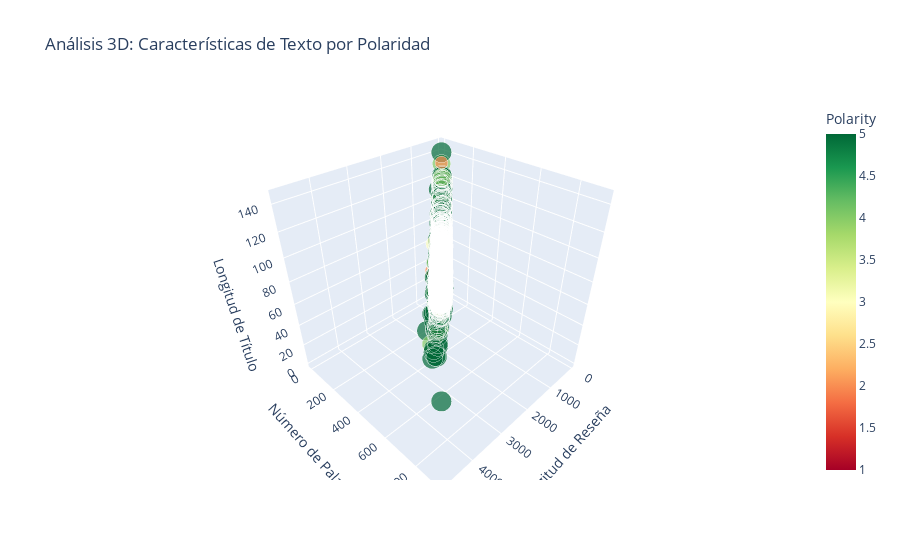
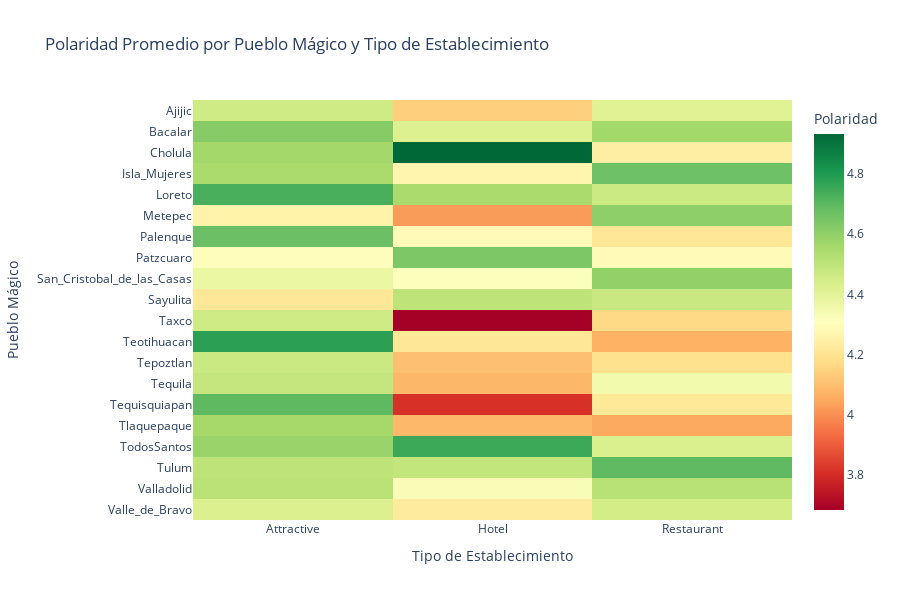
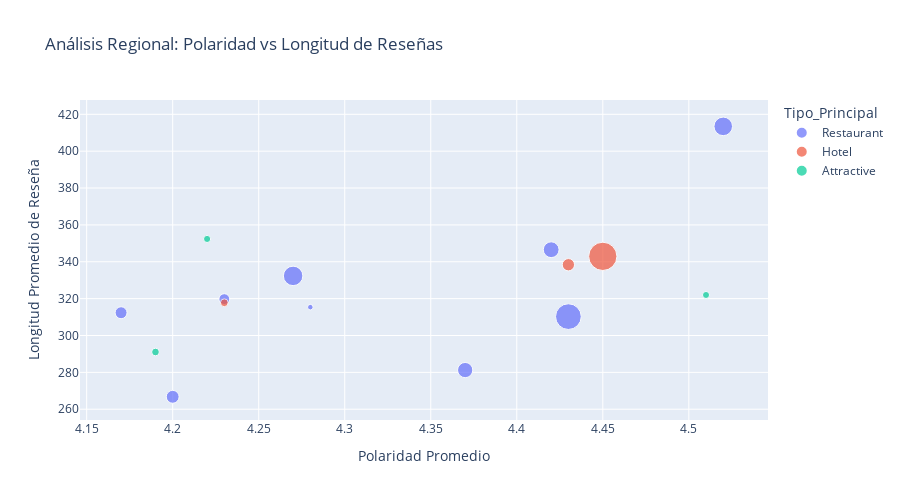
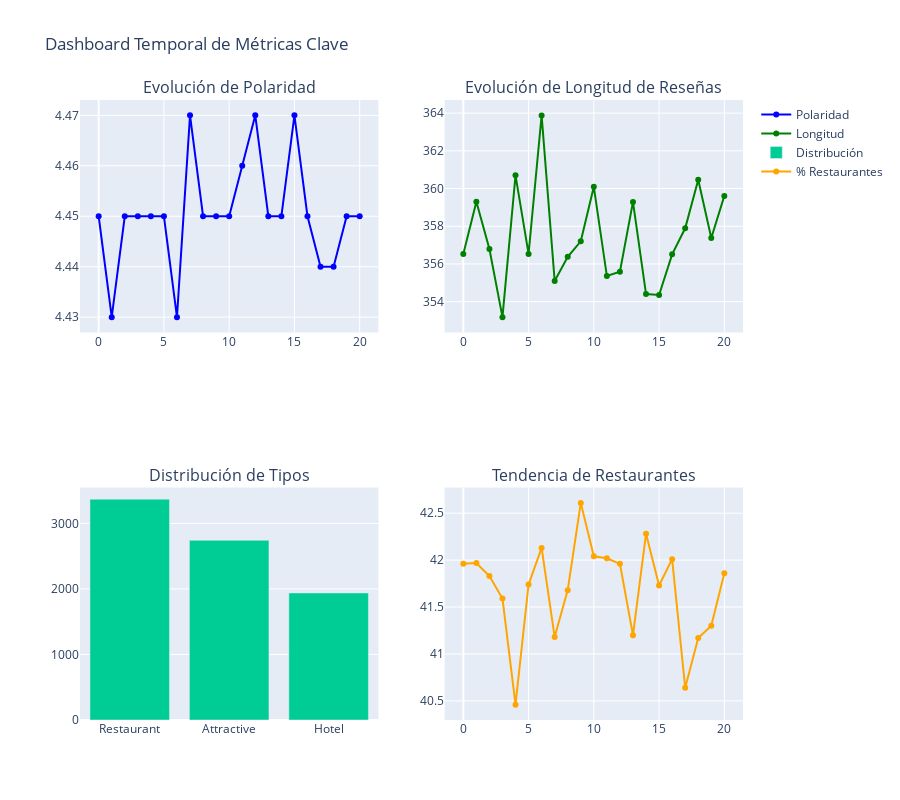

Notebook code for these charts, in order:
### Markdown cell above
## 10. Dashboard Interactivo y Visualizaciones Avanzadas

Creación de visualizaciones interactivas usando Plotly para exploración dinámica de datos.

### Code cell
# Muestra representativa para visualizaciones interactivas (para mejor rendimiento)
df_interactive = df.sample(n=min(10000, len(df)), random_state=42)

# 1. Gráfico de dispersión interactivo 3D
fig_3d = px.scatter_3d(
    df_interactive, 
    x='Review_Length', 
    y='Word_Count', 
    z='Title_Length',
    color='Polarity',
    size='Polarity',
    hover_data=['Town', 'Type'],
    title='Análisis 3D: Características de Texto por Polaridad',
    color_continuous_scale='RdYlGn',
    labels={
        'Review_Length': 'Longitud de Reseña',
        'Word_Count': 'Número de Palabras',
        'Title_Length': 'Longitud de Título'
    }
)
fig_3d.show()

# 2. Mapa de calor interactivo de polaridad por pueblo y tipo
# Preparar datos para heatmap
top_towns_interactive = df['Town'].value_counts().head(20).index
df_heatmap = df[df['Town'].isin(top_towns_interactive)]
heatmap_data = df_heatmap.pivot_table(values='Polarity', index='Town', columns='Type', aggfunc='mean')

fig_heatmap = px.imshow(
    heatmap_data.values,
    x=heatmap_data.columns,
    y=heatmap_data.index,
    color_continuous_scale='RdYlGn',
    aspect='auto',
    title='Polaridad Promedio por Pueblo Mágico y Tipo de Establecimiento',
    labels={'x': 'Tipo de Establecimiento', 'y': 'Pueblo Mágico', 'color': 'Polaridad'}
)
fig_heatmap.update_layout(height=600)
fig_heatmap.show()

# 3. Distribución interactiva por regiones
region_summary = df.groupby('Region').agg({
    'Polarity': ['mean', 'count'],
    'Review_Length': 'mean',
    'Type': lambda x: x.mode().iloc[0] if not x.mode().empty else 'Unknown'
}).round(2)

region_summary.columns = ['Polaridad_Promedio', 'Num_Reseñas', 'Longitud_Promedio', 'Tipo_Principal']
region_summary = region_summary.reset_index()

fig_bubble = px.scatter(
    region_summary.head(15),
    x='Polaridad_Promedio',
    y='Longitud_Promedio',
    size='Num_Reseñas',
    color='Tipo_Principal',
    hover_name='Region',
    hover_data={'Num_Reseñas': True},
    title='Análisis Regional: Polaridad vs Longitud de Reseñas',
    labels={
        'Polaridad_Promedio': 'Polaridad Promedio',
        'Longitud_Promedio': 'Longitud Promedio de Reseña',
        'Num_Reseñas': 'Número de Reseñas'
    }
)
fig_bubble.update_layout(height=500)
fig_bubble.show()

# 4. Análisis temporal simulado (basado en orden de datos)
# Crear índice temporal simulado
df_temporal = df.copy()
df_temporal['Temporal_Index'] = range(len(df_temporal))
df_temporal['Batch'] = df_temporal['Temporal_Index'] // 10000  # Grupos de 10k

# Análisis de tendencias por lotes
temporal_analysis = df_temporal.groupby('Batch').agg({
    'Polarity': 'mean',
    'Review_Length': 'mean',
    'Type': lambda x: (x == 'Restaurant').sum() / len(x) * 100
}).round(2)

temporal_analysis.columns = ['Polaridad_Promedio', 'Longitud_Promedio', 'Pct_Restaurantes']
temporal_analysis = temporal_analysis.reset_index()

fig_temporal = make_subplots(
    rows=2, cols=2,
    subplot_titles=('Evolución de Polaridad', 'Evolución de Longitud de Reseñas', 
                    'Distribución de Tipos', 'Tendencia de Restaurantes'),
    specs=[[{"secondary_y": False}, {"secondary_y": False}],
           [{"type": "bar"}, {"secondary_y": False}]]
)

# Gráfico de polaridad
fig_temporal.add_trace(
    go.Scatter(x=temporal_analysis['Batch'], y=temporal_analysis['Polaridad_Promedio'],
               mode='lines+markers', name='Polaridad', line=dict(color='blue')),
    row=1, col=1
)

# Gráfico de longitud
fig_temporal.add_trace(
    go.Scatter(x=temporal_analysis['Batch'], y=temporal_analysis['Longitud_Promedio'],
               mode='lines+markers', name='Longitud', line=dict(color='green')),
    row=1, col=2
)

# Distribución de tipos por lote (último lote como ejemplo)
last_batch = df_temporal[df_temporal['Batch'] == temporal_analysis['Batch'].max()]
type_dist = last_batch['Type'].value_counts()
fig_temporal.add_trace(
    go.Bar(x=type_dist.index, y=type_dist.values, name='Distribución'),
    row=2, col=1
)

# Tendencia de restaurantes
fig_temporal.add_trace(
    go.Scatter(x=temporal_analysis['Batch'], y=temporal_analysis['Pct_Restaurantes'],
               mode='lines+markers', name='% Restaurantes', line=dict(color='orange')),
    row=2, col=2
)

fig_temporal.update_layout(height=800, title_text="Dashboard Temporal de Métricas Clave")
fig_temporal.show()

# 5. Análisis de palabras clave interactivo
# Preparar datos de palabras frecuentes
sample_for_words = df.sample(n=5000, random_state=42)
all_words = clean_and_extract_words(sample_for_words['Review'])
word_freq_df = pd.DataFrame(Counter(all_words).most_common(30), columns=['Palabra', 'Frecuencia'])

fig_words = px.bar(
    word_freq_df,
    x='Frecuencia',
    y='Palabra',
    orientation='h',
    title='Top 30 Palabras Más Frecuentes en Reseñas',
    color='Frecuencia',
    color_continuous_scale='viridis'
)
fig_words.update_layout(height=700, yaxis={'categoryorder': 'total ascending'})
fig_words.show()

# 6. Resumen estadístico interactivo
summary_stats = {
    'Métrica': ['Total Reseñas', 'Polaridad Promedio', 'Longitud Promedio Reseña', 
                'Palabras Promedio', 'Pueblos Únicos', 'Regiones Únicas', 
                '% Reseñas Positivas', '% Reseñas Negativas'],
    'Valor': [
        f"{len(df):,}",
        f"{df['Polarity'].mean():.3f}",
        f"{df['Review_Length'].mean():.0f}",
        f"{df['Word_Count'].mean():.0f}",
        f"{df['Town'].nunique()}",
        f"{df['Region'].nunique()}",
        f"{((df['Polarity'] >= 4).sum() / len(df) * 100):.1f}%",
        f"{((df['Polarity'] <= 2).sum() / len(df) * 100):.1f}%"
    ]
}

summary_df = pd.DataFrame(summary_stats)

fig_summary = go.Figure(data=[go.Table(
    header=dict(values=['<b>Métrica</b>', '<b>Valor</b>'],
                fill_color='lightblue',
                align='center',
                font=dict(size=14)),
    cells=dict(values=[summary_df['Métrica'], summary_df['Valor']],
               fill_color='white',
               align=['left', 'center'],
               font=dict(size=12))
)])

fig_summary.update_layout(
    title="Resumen Estadístico del Dataset Rest-Mex 2025",
    height=400
)
fig_summary.show()

print("="*60)
print("DASHBOARD INTERACTIVO COMPLETADO")
print("="*60)
print("Se han generado 6 visualizaciones interactivas:")
print("1. 📊 Análisis 3D de características de texto")
print("2. 🔥 Mapa de calor de polaridad por pueblo y tipo")
print("3. 🌍 Análisis regional con gráfico de burbujas")
print("4. 📈 Dashboard temporal de métricas clave")
print("5. 📝 Análisis de palabras más frecuentes")
print("6. 📋 Resumen estadístico interactivo")
print("\nTodas las visualizaciones son interactivas y permiten:")
print("• Zoom y navegación")
print("• Tooltips con información detallada")
print("• Filtros dinámicos")
print("• Exportación de gráficos")

### Figure 1 — Plotly figure (JSON) as saved in the notebook; plotly's stock layout.template omitted (floating-point values rounded to 4 significant figures; data arrays with more than 128 entries replaced by an {"elided": "..."} marker saying what was removed)
{"data": [{"customdata": {"elided": "10000x2 str values"}, "hovertemplate": "Longitud de Reseña=%{x}<br>Número de Palabras=%{y}<br>Longitud de Título=%{z}<br>Polarity=%{marker.color}<br>Town=%{customdata[0]}<br>Type=%{customdata[1]}<extra></extra>", "legendgroup": "", "marker": {"color": {"elided": "10000 float values"}, "coloraxis": "coloraxis", "size": {"elided": "10000 float values"}, "sizemode": "area", "sizeref": 0.0125, "symbol": "circle"}, "mode": "markers", "name": "", "scene": "scene", "showlegend": false, "type": "scatter3d", "x": {"elided": "10000 int values"}, "y": {"elided": "10000 int values"}, "z": {"elided": "10000 float values"}}], "layout": {"coloraxis": {"colorbar": {"title": {"text": "Polarity"}}, "colorscale": [[0, "rgb(165,0,38)"], [0.1, "rgb(215,48,39)"], [0.2, "rgb(244,109,67)"], [0.3, "rgb(253,174,97)"], [0.4, "rgb(254,224,139)"], [0.5, "rgb(255,255,191)"], [0.6, "rgb(217,239,139)"], [0.7, "rgb(166,217,106)"], [0.8, "rgb(102,189,99)"], [0.9, "rgb(26,152,80)"], [1, "rgb(0,104,55)"]]}, "legend": {"itemsizing": "constant", "tracegroupgap": 0}, "scene": {"domain": {"x": [0, 1], "y": [0, 1]}, "xaxis": {"title": {"text": "Longitud de Reseña"}}, "yaxis": {"title": {"text": "Número de Palabras"}}, "zaxis": {"title": {"text": "Longitud de Título"}}}, "title": {"text": "Análisis 3D: Características de Texto por Polaridad"}}}

### Figure 2 — Plotly figure (JSON) as saved in the notebook; plotly's stock layout.template omitted (floating-point values rounded to 4 significant figures)
{"data": [{"coloraxis": "coloraxis", "hovertemplate": "Tipo de Establecimiento: %{x}<br>Pueblo Mágico: %{y}<br>Polaridad: %{z}<extra></extra>", "name": "0", "type": "heatmap", "x": ["Attractive", "Hotel", "Restaurant"], "xaxis": "x", "y": ["Ajijic", "Bacalar", "Cholula", "Isla_Mujeres", "Loreto", "Metepec", "Palenque", "Patzcuaro", "San_Cristobal_de_las_Casas", "Sayulita", "Taxco", "Teotihuacan", "Tepoztlan", "Tequila", "Tequisquiapan", "Tlaquepaque", "TodosSantos", "Tulum", "Valladolid", "Valle_de_Bravo"], "yaxis": "y", "z": [[4.458, 4.143, 4.412], [4.619, 4.421, 4.565], [4.561, 4.933, 4.241], [4.549, 4.269, 4.667], [4.73, 4.55, 4.464], [4.259, 4.023, 4.605], [4.672, 4.288, 4.21], [4.3, 4.638, 4.29], [4.372, 4.319, 4.597], [4.214, 4.5, 4.471], [4.457, 3.683, 4.169], [4.781, 4.211, 4.069], [4.469, 4.103, 4.191], [4.482, 4.08, 4.351], [4.697, 3.81, 4.218], [4.559, 4.086, 4.051], [4.584, 4.752, 4.43], [4.503, 4.49, 4.693], [4.508, 4.331, 4.514], [4.423, 4.229, 4.447]]}], "layout": {"coloraxis": {"colorbar": {"title": {"text": "Polaridad"}}, "colorscale": [[0, "rgb(165,0,38)"], [0.1, "rgb(215,48,39)"], [0.2, "rgb(244,109,67)"], [0.3, "rgb(253,174,97)"], [0.4, "rgb(254,224,139)"], [0.5, "rgb(255,255,191)"], [0.6, "rgb(217,239,139)"], [0.7, "rgb(166,217,106)"], [0.8, "rgb(102,189,99)"], [0.9, "rgb(26,152,80)"], [1, "rgb(0,104,55)"]]}, "height": 600, "title": {"text": "Polaridad Promedio por Pueblo Mágico y Tipo de Establecimiento"}, "xaxis": {"anchor": "y", "domain": [0, 1], "title": {"text": "Tipo de Establecimiento"}}, "yaxis": {"anchor": "x", "autorange": "reversed", "domain": [0, 1], "title": {"text": "Pueblo Mágico"}}}}

### Figure 3 — Plotly figure (JSON) as saved in the notebook; plotly's stock layout.template omitted (floating-point values rounded to 4 significant figures)
{"data": [{"customdata": [[10125], [19439], [909], [4201], [11168], [3445], [7337], [6832], [4879]], "hovertemplate": "<b>%{hovertext}</b><br><br>Tipo_Principal=Restaurant<br>Polaridad Promedio=%{x}<br>Longitud Promedio de Reseña=%{y}<br>Número de Reseñas=%{customdata[0]}<extra></extra>", "hovertext": ["Baja_CaliforniaSur", "Estado_de_Mexico", "Guanajuato", "Guerrero", "Jalisco", "Morelos", "Nayarit", "Puebla", "Queretaro"], "legendgroup": "Restaurant", "marker": {"color": "#636efa", "size": [10125, 19439, 909, 4201, 11168, 3445, 7337, 6832, 4879], "sizemode": "area", "sizeref": 58.83, "symbol": "circle"}, "mode": "markers", "name": "Restaurant", "orientation": "v", "showlegend": true, "type": "scatter", "x": [4.52, 4.43, 4.28, 4.17, 4.27, 4.23, 4.42, 4.37, 4.2], "xaxis": "x", "y": [413.5, 310.2, 315.4, 312.4, 332.3, 319.7, 346.5, 281.2, 266.7], "yaxis": "y"}, {"customdata": [[23532], [1786], [4454]], "hovertemplate": "<b>%{hovertext}</b><br><br>Tipo_Principal=Hotel<br>Polaridad Promedio=%{x}<br>Longitud Promedio de Reseña=%{y}<br>Número de Reseñas=%{customdata[0]}<extra></extra>", "hovertext": ["Chiapas", "Chihuahua", "Michoacan"], "legendgroup": "Hotel", "marker": {"color": "#EF553B", "size": [23532, 1786, 4454], "sizemode": "area", "sizeref": 58.83, "symbol": "circle"}, "mode": "markers", "name": "Hotel", "orientation": "v", "showlegend": true, "type": "scatter", "x": [4.45, 4.23, 4.43], "xaxis": "x", "y": [342.9, 317.8, 338.4], "yaxis": "y"}, {"customdata": [[1741], [1509], [1466]], "hovertemplate": "<b>%{hovertext}</b><br><br>Tipo_Principal=Attractive<br>Polaridad Promedio=%{x}<br>Longitud Promedio de Reseña=%{y}<br>Número de Reseñas=%{customdata[0]}<extra></extra>", "hovertext": ["Coahuila", "Hidalgo", "Oaxaca"], "legendgroup": "Attractive", "marker": {"color": "#00cc96", "size": [1741, 1509, 1466], "sizemode": "area", "sizeref": 58.83, "symbol": "circle"}, "mode": "markers", "name": "Attractive", "orientation": "v", "showlegend": true, "type": "scatter", "x": [4.19, 4.22, 4.51], "xaxis": "x", "y": [291.0, 352.4, 322.0], "yaxis": "y"}], "layout": {"height": 500, "legend": {"itemsizing": "constant", "title": {"text": "Tipo_Principal"}, "tracegroupgap": 0}, "title": {"text": "Análisis Regional: Polaridad vs Longitud de Reseñas"}, "xaxis": {"anchor": "y", "domain": [0, 1], "title": {"text": "Polaridad Promedio"}}, "yaxis": {"anchor": "x", "domain": [0, 1], "title": {"text": "Longitud Promedio de Reseña"}}}}

### Figure 4 — Plotly figure (JSON) as saved in the notebook; plotly's stock layout.template omitted (floating-point values rounded to 4 significant figures)
{"data": [{"line": {"color": "blue"}, "mode": "lines+markers", "name": "Polaridad", "type": "scatter", "x": [0, 1, 2, 3, 4, 5, 6, 7, 8, 9, 10, 11, 12, 13, 14, 15, 16, 17, 18, 19, 20], "xaxis": "x", "y": [4.45, 4.43, 4.45, 4.45, 4.45, 4.45, 4.43, 4.47, 4.45, 4.45, 4.45, 4.46, 4.47, 4.45, 4.45, 4.47, 4.45, 4.44, 4.44, 4.45, 4.45], "yaxis": "y"}, {"line": {"color": "green"}, "mode": "lines+markers", "name": "Longitud", "type": "scatter", "x": [0, 1, 2, 3, 4, 5, 6, 7, 8, 9, 10, 11, 12, 13, 14, 15, 16, 17, 18, 19, 20], "xaxis": "x2", "y": [356.5, 359.3, 356.8, 353.2, 360.7, 356.5, 363.9, 355.1, 356.4, 357.2, 360.1, 355.4, 355.6, 359.3, 354.4, 354.4, 356.5, 357.9, 360.5, 357.4, 359.6], "yaxis": "y2"}, {"name": "Distribución", "type": "bar", "x": ["Restaurant", "Attractive", "Hotel"], "xaxis": "x3", "y": [3370, 2742, 1939], "yaxis": "y3"}, {"line": {"color": "orange"}, "mode": "lines+markers", "name": "% Restaurantes", "type": "scatter", "x": [0, 1, 2, 3, 4, 5, 6, 7, 8, 9, 10, 11, 12, 13, 14, 15, 16, 17, 18, 19, 20], "xaxis": "x4", "y": [41.96, 41.97, 41.83, 41.59, 40.46, 41.74, 42.13, 41.18, 41.68, 42.61, 42.04, 42.02, 41.96, 41.2, 42.28, 41.73, 42.01, 40.64, 41.17, 41.3, 41.86], "yaxis": "y4"}], "layout": {"annotations": [{"font": {"size": 16}, "showarrow": false, "text": "Evolución de Polaridad", "x": 0.225, "xanchor": "center", "xref": "paper", "y": 1, "yanchor": "bottom", "yref": "paper"}, {"font": {"size": 16}, "showarrow": false, "text": "Evolución de Longitud de Reseñas", "x": 0.775, "xanchor": "center", "xref": "paper", "y": 1, "yanchor": "bottom", "yref": "paper"}, {"font": {"size": 16}, "showarrow": false, "text": "Distribución de Tipos", "x": 0.225, "xanchor": "center", "xref": "paper", "y": 0.375, "yanchor": "bottom", "yref": "paper"}, {"font": {"size": 16}, "showarrow": false, "text": "Tendencia de Restaurantes", "x": 0.775, "xanchor": "center", "xref": "paper", "y": 0.375, "yanchor": "bottom", "yref": "paper"}], "height": 800, "title": {"text": "Dashboard Temporal de Métricas Clave"}, "xaxis": {"anchor": "y", "domain": [0, 0.45]}, "xaxis2": {"anchor": "y2", "domain": [0.55, 1]}, "xaxis3": {"anchor": "y3", "domain": [0, 0.45]}, "xaxis4": {"anchor": "y4", "domain": [0.55, 1]}, "yaxis": {"anchor": "x", "domain": [0.625, 1]}, "yaxis2": {"anchor": "x2", "domain": [0.625, 1]}, "yaxis3": {"anchor": "x3", "domain": [0, 0.375]}, "yaxis4": {"anchor": "x4", "domain": [0, 0.375]}}}
